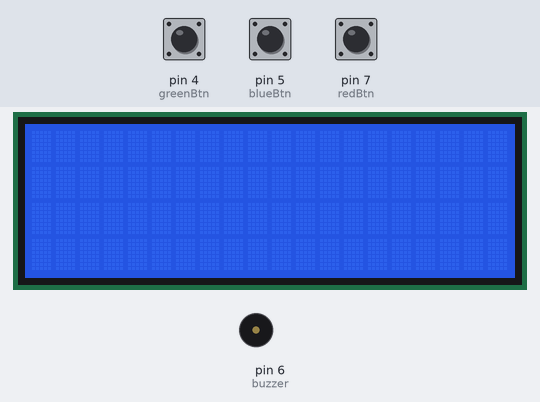
The sketch below on a simulated Arduino Uno, built with avr-gcc and run on an emulated ATmega328P. Shown: 20×4 character LCD, buzzer (waves = sounding). The test bench sets the inputs (shaded band); at power-on: pin 4 (greenBtn) HIGH, pin 7 (redBtn) HIGH, pin 5 (blueBtn) HIGH.

Above: at 1.2 s.
1.3 s: pin 4 (greenBtn) pulled LOW for 0.15 s
At 2.4 s:
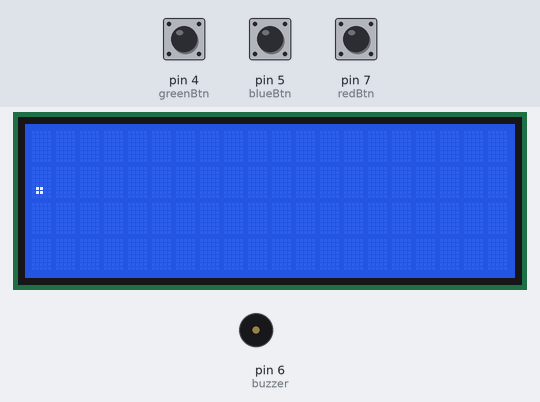
3.1 s: pin 7 (redBtn) pulled LOW for 0.15 s
At 4.8 s:
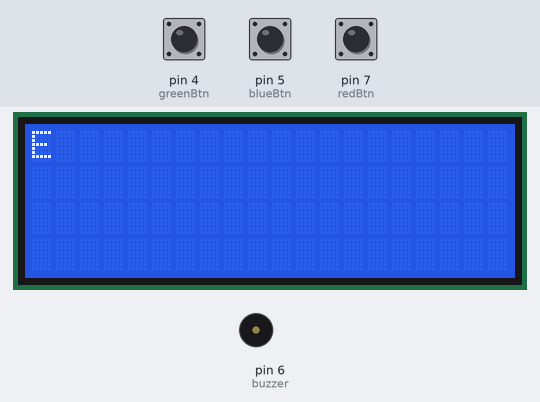
6.2 s: pin 4 (greenBtn) pulled LOW for 1 s
At 7.42 s:
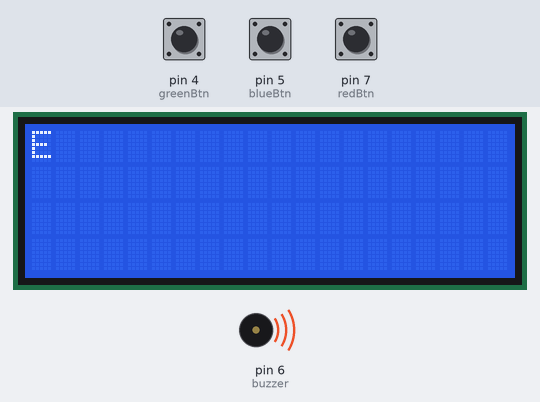
9.1 s: pin 7 (redBtn) pulled LOW for 1 s
At 11.6 s:
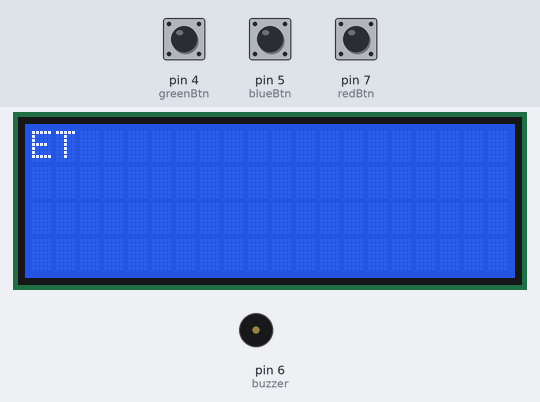
11.9 s: pin 5 (blueBtn) pulled LOW for 0.15 s
At 12.23 s:
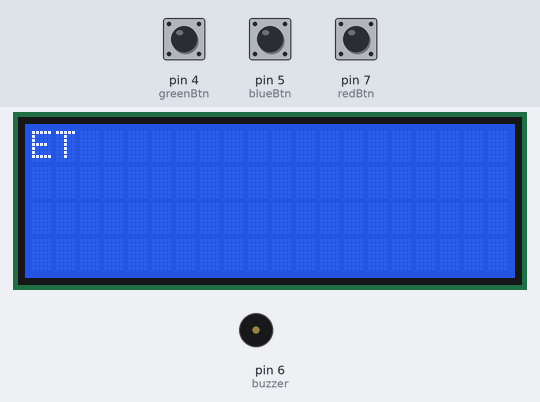
Timing chart, 0 to 14.9 s (numbered marks = the images above; inputs shaded):
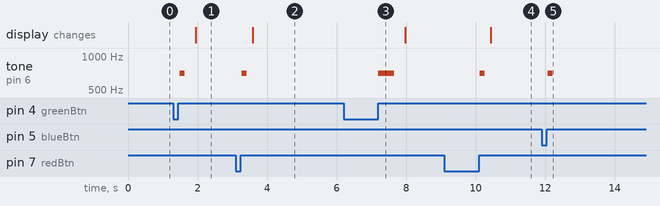

The sketch:

Morse_code_decoder_and_encoder.ino
```cpp
#include <Wire.h>
#include <LiquidCrystal_I2C.h>
#include <SoftwareSerial.h>

// LCD
LiquidCrystal_I2C lcd2(0x27, 20, 4);  // updated to 20x4

// Bluetooth for phone <-> Arduino (HC-05)
SoftwareSerial bluetooth(10, 11); // RX, TX

// Pins
const int buzzer   = 6;
const int greenBtn = 4;  // tap -> dot/ hold -> dash
const int blueBtn  = 5;  // tap -> space / hold -> clear
const int redBtn   = 7;  // tap -> submit letter / double tap -> submit text

// Morse code maps
String morseCode[54] = {
  ".-", "-...", "-.-.", "-..", ".", "..-.", "--.", "....", "..", ".---",
  "-.-", ".-..", "--", "-.", "---", ".--.", "--.-", ".-.", "...", "-",
  "..-", "...-", ".--", "-..-", "-.--", "--..",
  "-----", ".----", "..---", "...--", "....-", ".....", "-....", "--...", "---..", "----.",
  ".-.-.-", "--..--", "---...", "-.-.-.", "..--..", ".----.", "-....-", "-..-.", "-.--.", "-.--.-",
  ".-..-.", ".--.-.", "-...-", ".-.-.", ".-...", "..--.-", "-.-.--", "...-..-"
};
char letters[54] = {
  'A','B','C','D','E','F','G','H','I','J',
  'K','L','M','N','O','P','Q','R','S','T',
  'U','V','W','X','Y','Z',
  '0','1','2','3','4','5','6','7','8','9',
  '.', ',', ':', ';', '?', '\'', '-', '/', '(', ')',
  '"', '@', '=', '+', '&', '_', '!', '$'
};


// Buzzer & timing
const int buzzerFreq = 700;
const int unitTime   = 150; // Morse unit duration (ms)

// Mode
enum DisplayMode { RECEIVE_MODE, COMPOSE_MODE };
DisplayMode mode = RECEIVE_MODE;

// Receive state (User1 -> User2)
String incomingMessage = "";   // raw line from phone until '\n'
String rxPending = "";         // pending letters to render (queue)
String rxText = "";            // cumulative English shown on top line
String recvCurrentMorse = "";  // Morse for current letter being played
int    recvSymbolIndex = 0;
bool   symbolPlaying = false;
unsigned long lastSymbolMillis = 0;

// Compose state (User2 reply -> phone)
String txText = "";        // composed English
String currentMorse = "";  // Morse of letter being written

// Button debounce/state
const int debounceMs = 20;
bool greenPrev = HIGH, bluePrev = HIGH, redPrev = HIGH;
unsigned long lastGreenChange = 0, lastBlueChange = 0, lastRedChange = 0;
unsigned long greenPressStart = 0, bluePressStart = 0, redPressStart = 0;
bool greenHeld = false, blueHeld = false, redHeld = false;

// Red double-click detection
int redClickCount = 0;
unsigned long lastRedClickTime = 0;
const unsigned long doubleClickWindow = 500;

// ---------------- FUNCTION DECLARATIONS ----------------
String getMorse(char c);
char   morseToChar(String code);
void   updateLCD();
void   handleReplyButtons();
void   startNextReceivedLetter();
void   playMorseNonBlocking();

// ---------------- SETUP ----------------
void setup() {
  bluetooth.begin(9600);
  lcd2.init();
  lcd2.backlight();
  lcd2.clear();

  pinMode(buzzer, OUTPUT);
  pinMode(greenBtn, INPUT_PULLUP);
  pinMode(blueBtn,  INPUT_PULLUP);
  pinMode(redBtn,   INPUT_PULLUP);

  lcd2.setCursor(0,0);
  lcd2.print("Waiting Msg...");
}

// ---------------- LOOP ----------------
void loop() {
  // -------- READ BLUETOOTH LINE --------
  while (bluetooth.available()) {
    char c = bluetooth.read();
    if (c == '\n') {
      rxPending += incomingMessage; // queue entire line to process letter by letter
      incomingMessage = "";
      if (mode != COMPOSE_MODE) mode = RECEIVE_MODE;
    } else if (c != '\r') {
      incomingMessage += c;
    }
  }

  // -------- START NEXT LETTER IF NEEDED --------
  if (mode == RECEIVE_MODE && recvCurrentMorse.length() == 0 && rxPending.length() > 0) {
    startNextReceivedLetter();
  }

  // -------- PLAY RECEIVED MORSE --------
  playMorseNonBlocking();

  // -------- HANDLE USER2 BUTTON INPUT --------
  handleReplyButtons();

  // -------- UPDATE DISPLAY --------
  updateLCD();
}

// ---------------- START NEXT RECEIVED LETTER ----------------
void startNextReceivedLetter() {
  char letter = rxPending.charAt(0);
  rxPending = rxPending.substring(1);

  rxText += letter;
  recvCurrentMorse = getMorse(letter);
  recvSymbolIndex = 0;
  symbolPlaying = false;

  mode = RECEIVE_MODE;
}

// ---------------- MORSE PLAYBACK (RECEIVE) NON-BLOCKING ----------------
void playMorseNonBlocking() {
  if (mode != RECEIVE_MODE) return;
  if (recvCurrentMorse.length() == 0) return;

  if (!symbolPlaying) {
    char sym = recvCurrentMorse[recvSymbolIndex];
    tone(buzzer, buzzerFreq);
    lastSymbolMillis = millis();
    symbolPlaying = true;
  } else {
    int duration = (recvCurrentMorse[recvSymbolIndex] == '-') ? unitTime * 3 : unitTime;
    if (millis() - lastSymbolMillis >= duration) {
      noTone(buzzer);
      symbolPlaying = false;
      recvSymbolIndex++;
      if (recvSymbolIndex < recvCurrentMorse.length()) delay(unitTime);
      if (recvSymbolIndex >= recvCurrentMorse.length()) {
        recvCurrentMorse = "";
        recvSymbolIndex = 0;
        delay(unitTime * 2);
      }
    }
  }
}

// ---------------- BUTTON HANDLING (COMPOSE) ----------------
void handleReplyButtons() {
  bool g = digitalRead(greenBtn);
  bool b = digitalRead(blueBtn);
  bool r = digitalRead(redBtn);
  unsigned long now = millis();

  // GREEN: dot/dash
  if (g != greenPrev && (now - lastGreenChange) > debounceMs) {
    lastGreenChange = now;
    greenPrev = g;
    if (g == LOW) {
      greenPressStart = now;
      greenHeld = true;
    } else if (greenHeld) {
      unsigned long pressLen = now - greenPressStart;
      mode = COMPOSE_MODE;
      if (pressLen < 500) {
        currentMorse += ".";
        tone(buzzer, buzzerFreq);
        delay(unitTime);
        noTone(buzzer);
        delay(unitTime);
      } else {
        currentMorse += "-";
        tone(buzzer, buzzerFreq);
        delay(unitTime * 3);
        noTone(buzzer);
        delay(unitTime);
      }
      greenHeld = false;
    }
  }

  // BLUE: short click = space; long hold >=600ms = clear everything
  if (b != bluePrev && (now - lastBlueChange) > debounceMs) {
    lastBlueChange = now;
    bluePrev = b;

    if (b == LOW) {
      bluePressStart = now;
      blueHeld = true;
    } else if (blueHeld) {
      unsigned long pressLen = now - bluePressStart;
      mode = COMPOSE_MODE;

      if (pressLen < 600) {
        txText += ' ';
        tone(buzzer, buzzerFreq);
        delay(unitTime);
        noTone(buzzer);
      } else {
        // Long hold: clear everything
        lcd2.clear();
        rxText = "";
        rxPending = "";
        incomingMessage = "";
        txText = "";
        currentMorse = "";
        recvCurrentMorse = "";
        symbolPlaying = false;
        recvSymbolIndex = 0;
        mode = RECEIVE_MODE;
      }

      blueHeld = false;
    }
  }

  // RED: single = submit letter; double = submit full text
  if (r != redPrev && (now - lastRedChange) > debounceMs) {
    lastRedChange = now;
    redPrev = r;
    if (r == LOW) {
      redPressStart = now;
      redHeld = true;
    } else if (redHeld) {
      redHeld = false;
      mode = COMPOSE_MODE;

      redClickCount++;
      if (redClickCount == 1) {
        if (currentMorse.length() > 0) {
          char c = morseToChar(currentMorse);
          if (c != ' ') txText += c;
          currentMorse = "";
          tone(buzzer, buzzerFreq);
          delay(unitTime);
          noTone(buzzer);
        }
        lastRedClickTime = now;
      } else if (redClickCount == 2 && (now - lastRedClickTime) < doubleClickWindow) {
        bluetooth.print(txText);
        bluetooth.print("\n");
        lcd2.setCursor(0,0); lcd2.print("SENT!               ");
        lcd2.setCursor(0,1); lcd2.print("                    ");
        txText = "";
        currentMorse = "";
        redClickCount = 0;
        lastRedClickTime = 0;
        if (rxPending.length() > 0 || recvCurrentMorse.length() > 0) mode = RECEIVE_MODE;
      } else if (redClickCount > 2) redClickCount = 1;
    }
  }

  if (redClickCount == 1 && (now - lastRedClickTime) > doubleClickWindow) redClickCount = 0;
}

// ---------------- DISPLAY UPDATE ----------------
void updateLCD() {
  String top, bottom;
  if (mode == RECEIVE_MODE) {
    top = rxText;
    bottom = recvCurrentMorse;
  } else {
    top = txText;
    bottom = currentMorse;
  }

  if (top.length() > 20) top = top.substring(top.length() - 20);
  if (bottom.length() > 20) bottom = bottom.substring(bottom.length() - 20);

  lcd2.setCursor(0,0); lcd2.print("                    ");
  lcd2.setCursor(0,0); lcd2.print(top);

  lcd2.setCursor(0,1); lcd2.print("                    ");
  lcd2.setCursor(0,1); lcd2.print(bottom);
}

// ---------------- MORSE HELPERS ----------------
String getMorse(char c) {
  c = toupper(c);
  for (int i = 0; i < 54; i++) if (letters[i] == c) return morseCode[i];
  return "";
}

char morseToChar(String code) {
  for (int i = 0; i < 54; i++) if (morseCode[i] == code) return letters[i];
  return ' ';
}
```

Measured:
- after the input at 1.3 s, tone on pin 6 (buzzer): silent → 700 Hz after 0.19 s, → silent 0.15 s later; the display: changes after 0.65 s (image 1)
- after the input at 3.1 s, tone on pin 6 (buzzer): silent → 700 Hz after 0.17 s, → silent 0.15 s later; the display: changes after 0.48 s (image 2)
- after the input at 6.2 s, tone on pin 6 (buzzer): silent → 700 Hz after 1.0 s, → silent 0.45 s later
- after the input at 9.1 s, tone on pin 6 (buzzer): silent → 700 Hz after 1.0 s, → silent 0.15 s later; the display: changes after 1.3 s (image 4)
- after the input at 11.9 s, tone on pin 6 (buzzer): silent → 700 Hz after 0.17 s, → silent 0.15 s later
